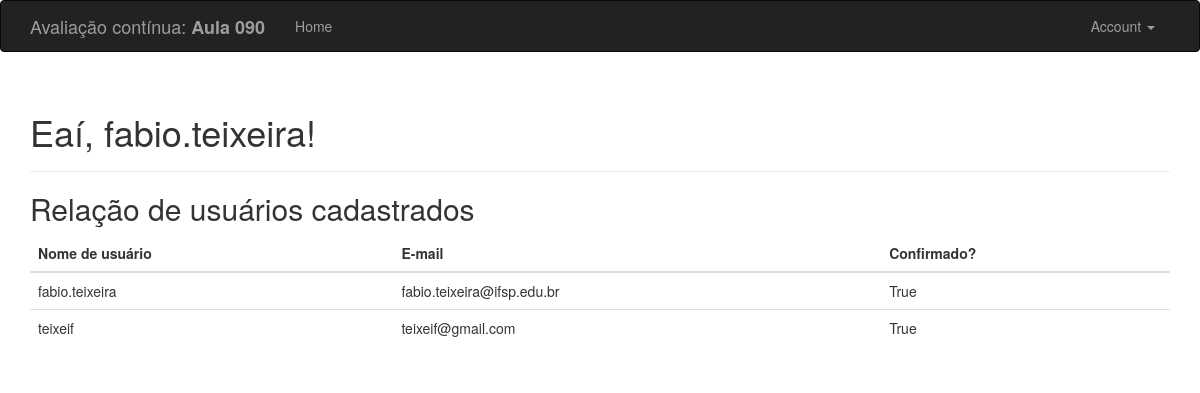
Before: / (signed in) with the older database file.
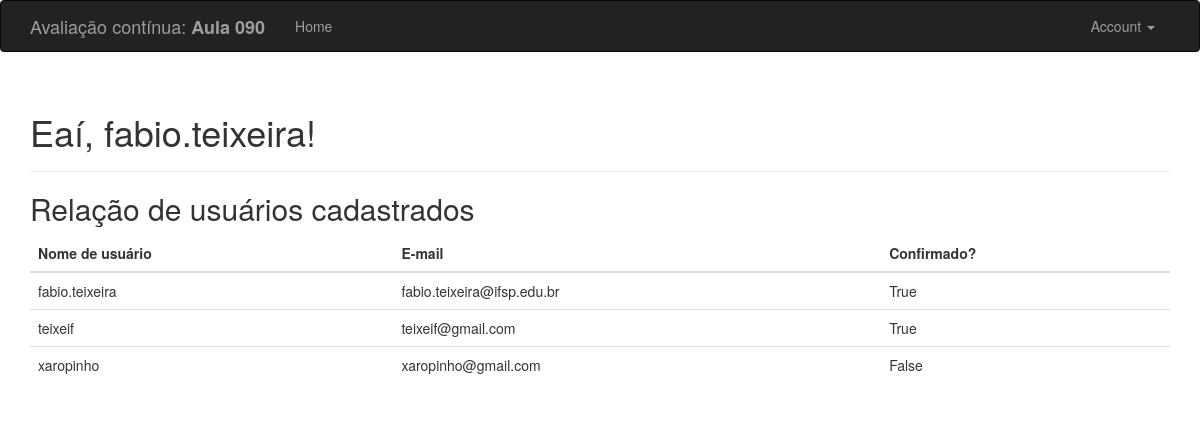
After: the same page with the newer database file.
### app/models.py (models this page shows, shortened)
class User(UserMixin, db.Model):
    __tablename__ = 'users'
    id = db.Column(db.Integer, primary_key=True)
    email = db.Column(db.String(64), unique=True, index=True)
    username = db.Column(db.String(64), unique=True, index=True)
    role_id = db.Column(db.Integer, db.ForeignKey('roles.id'))
    password_hash = db.Column(db.String(128))
    confirmed = db.Column(db.Boolean, default=False)
    @property
    def password(self):
        raise AttributeError('password is not a readable attribute')

### app/main/views.py (the view)
@main.route('/')
def index():
    users = User.query.all()
    return render_template('index.html', users=users)

### app/auth/views.py (called while the page is built)
@auth.before_app_request
def before_request():
    if current_user.is_authenticated \
            and not current_user.confirmed \
            and request.endpoint \
            and request.blueprint != 'auth' \
            and request.endpoint != 'static':
        return redirect(url_for('auth.unconfirmed'))

### app/models.py (called while the page is built)
@login_manager.user_loader
def load_user(user_id):
    return User.query.get(int(user_id))

### app/templates/index.html (shortened to what this page needs)
{% extends "base.html" %}
{% block page_content %}
<div class="page-header">
    <h1>Eaí, {% if current_user.is_authenticated %}{{ current_user.username }}{% else %}Desconhecido{% endif %}!</h1>
</div>
{% if current_user.is_authenticated %}
    <h2>Relação de usuários cadastrados</h2>
    <table class="table">
        <thead>
            <tr>
                <th>Nome de usuário</th>
                <th>E-mail</th>
                <th>Confirmado?</th>
            </tr>
        </thead>
        <tbody>
            {% for user in users %}
            <tr>
                <td>{{ user.username }}</td>
                <td>{{ user.email }}</td>
                <td>{{ user.confirmed }}</td>
            </tr>
            {% endfor %}
        </tbody>
    </table>
{% endif %}
{% endblock %}

Changed rows visible on the page:
added User: username "xaropinho", email "xaropinho@gmail.com", confirmed "False"
